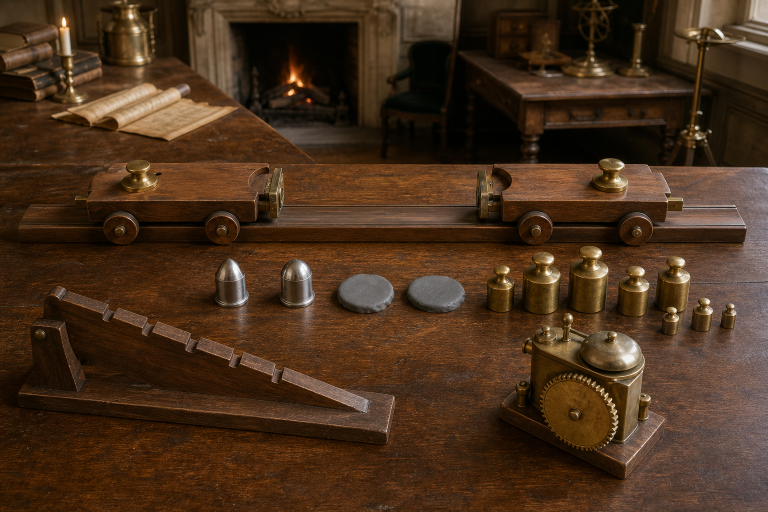
#> input picture art/source/production/ch05/experiments/ch05_lab_collision_rig_master_v01.png, 1536 x 1024 px (shown at 1/2 size)
$ python render-ch5-experiments.py
#> lines starting #> are read from the running program, lines starting #| are printed output that depends on the picture
#!/usr/bin/env python3
"""Render Chapter 5 workbench illustration masters for the web runtime."""

from pathlib import Path

from PIL import Image, ImageOps


ROOT = Path(__file__).resolve().parents[2]
SOURCE_DIR = ROOT / "art/source/production/ch05/experiments"
OUTPUT_DIR = ROOT / "public/assets/ch05/experiments"
TARGET_SIZE = (1200, 750)
PLATES = {
    "ch05_lab_collision_rig_master_v01.png":
        "ch05_lab_collision_rig_v01.webp",
    "ch05_lab_clay_depth_rig_master_v01.png":
        "ch05_lab_clay_depth_rig_v01.webp",
    "ch05_focus_unequal_putty_question_master_v01.png":
        "ch05_focus_unequal_putty_question_v01.webp",
}


def main():
    OUTPUT_DIR.mkdir(parents=True, exist_ok=True)
    for source_name, output_name in PLATES.items():
        source = SOURCE_DIR / source_name
        output = OUTPUT_DIR / output_name
        with Image.open(source) as image:
#> image is the input picture: PIL image 1536x1024 RGB; mean R, G, B 72.4, 48.1, 28.2
            rendered = ImageOps.fit(
                image.convert("RGB"),
                TARGET_SIZE,
                method=Image.Resampling.LANCZOS,
                centering=(0.5, 0.5),
            )
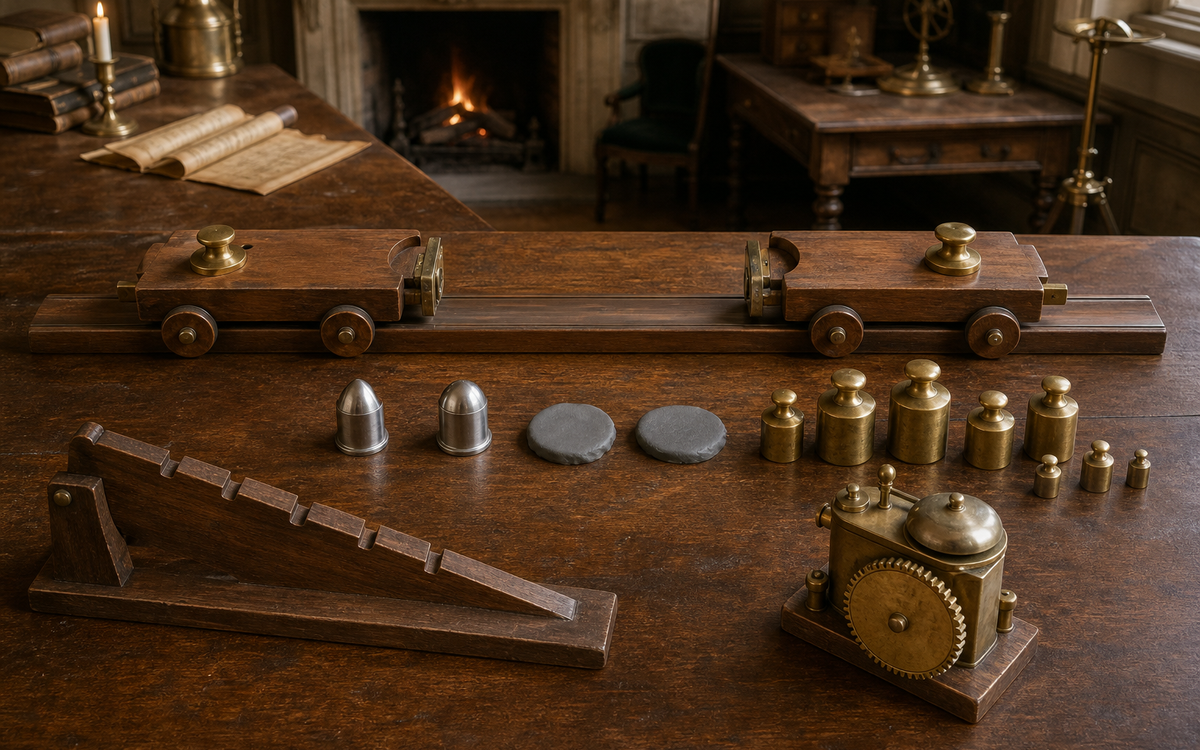
#> rendered: PIL image 1200x750 RGB; mean R, G, B 72.3, 48.1, 28.2
            rendered.save(output, "WEBP", quality=86, method=6)
        print(output.relative_to(ROOT))
#> pass 2 of the loop in main, `for source_name, output_name in PLATES.items():`:
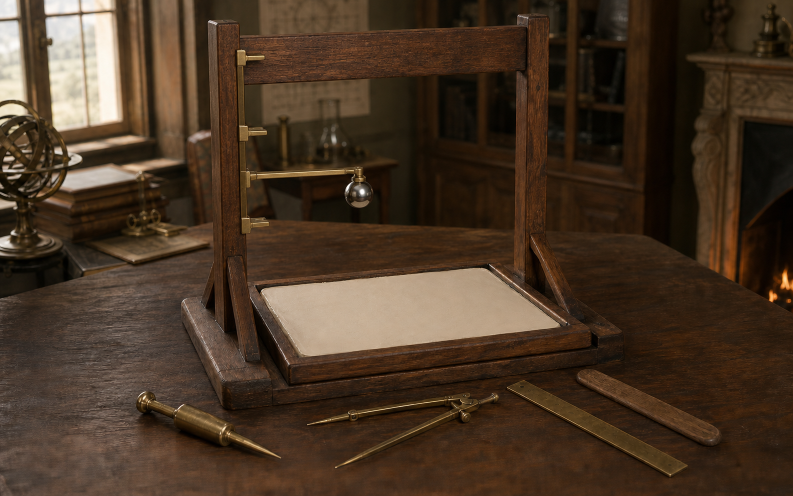
#> input picture art/source/production/ch05/experiments/ch05_lab_clay_depth_rig_master_v01.png, 1586 x 992 px (shown at 1/2 size)
#> in main, image is the input picture: PIL image 1586x992 RGB; mean R, G, B 72.1, 53.7, 37.3
#> in main, `rendered = ImageOps.fit( image.convert("RGB"), TARGET_SIZE, method=Ima..`:
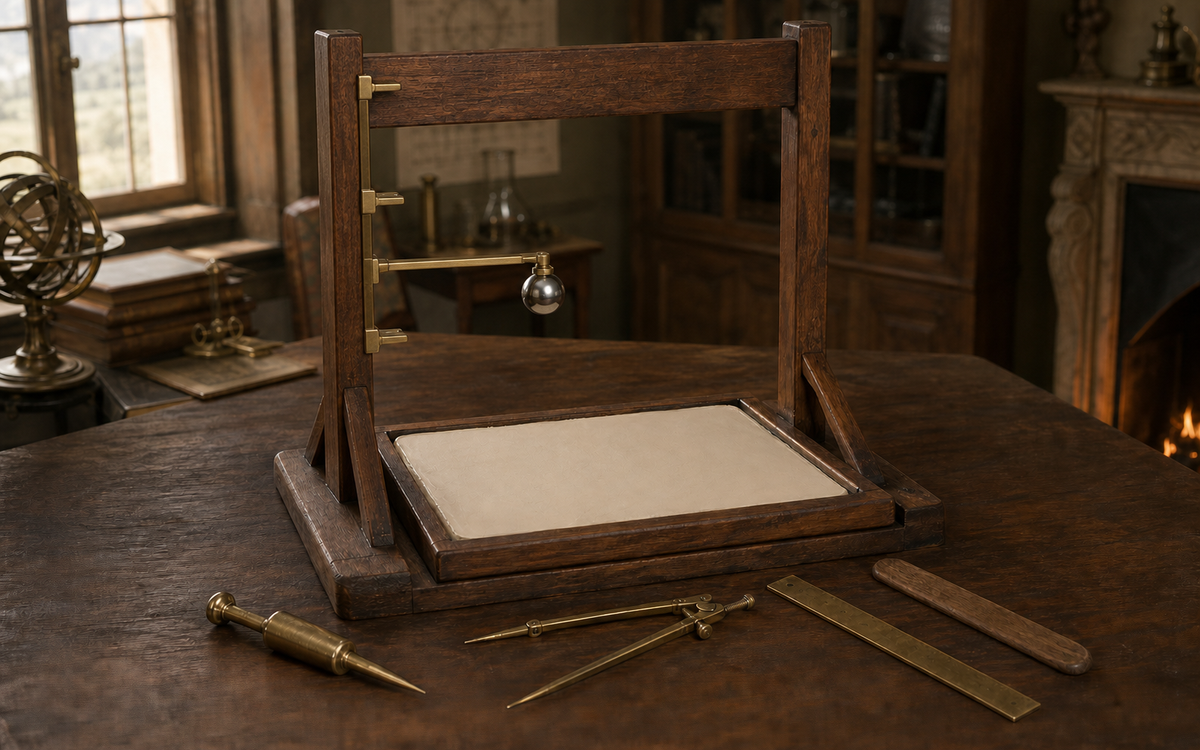
#> rendered: PIL image 1200x750 RGB; mean R, G, B 72.1, 53.6, 37.3
#> pass 3 of the loop in main, `for source_name, output_name in PLATES.items():`:
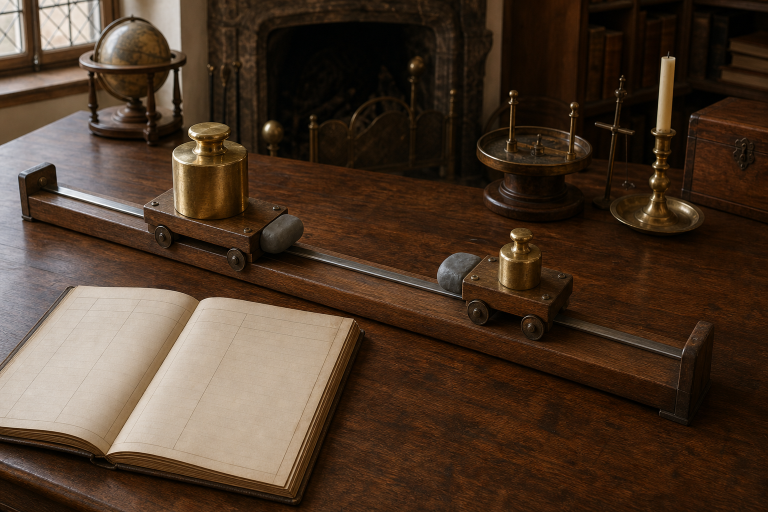
#> input picture art/source/production/ch05/experiments/ch05_focus_unequal_putty_question_master_v01.png, 1536 x 1024 px (shown at 1/2 size)
#> in main, image is the input picture: PIL image 1536x1024 RGB; mean R, G, B 75.8, 56.8, 41.6
#> in main, `rendered = ImageOps.fit( image.convert("RGB"), TARGET_SIZE, method=Ima..`:
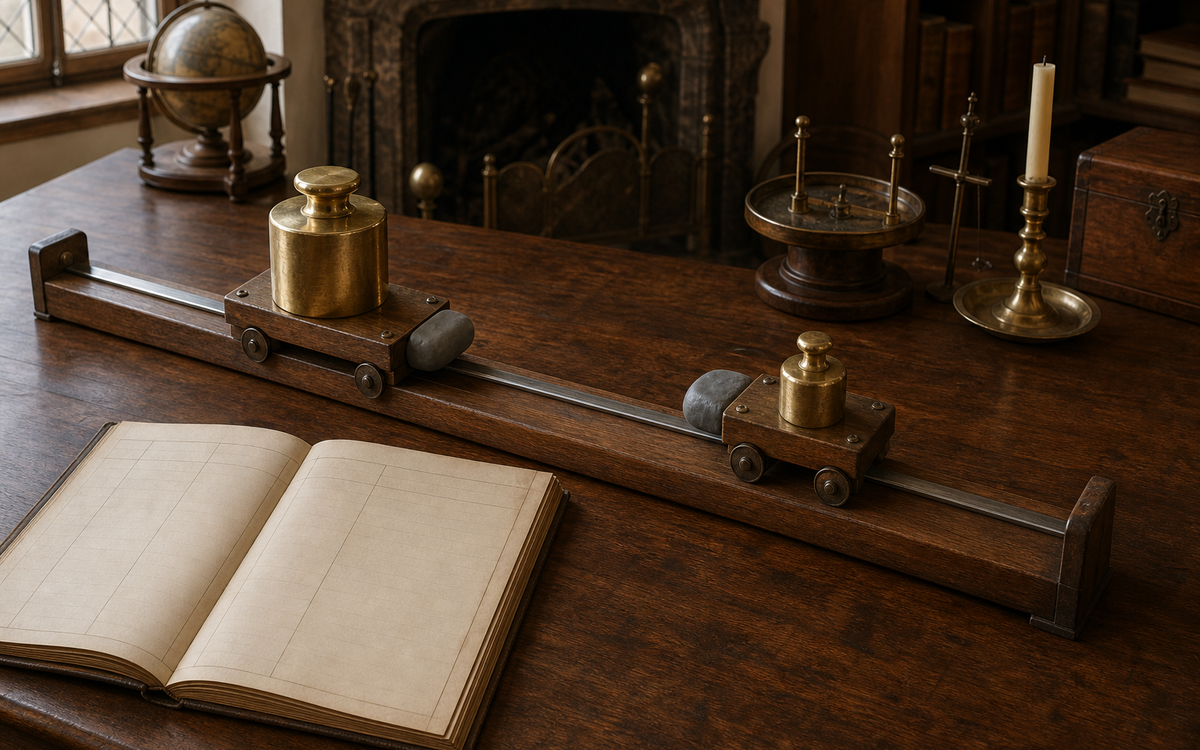
#> rendered: PIL image 1200x750 RGB; mean R, G, B 76.8, 57.8, 42.6


if __name__ == "__main__":
    main()
